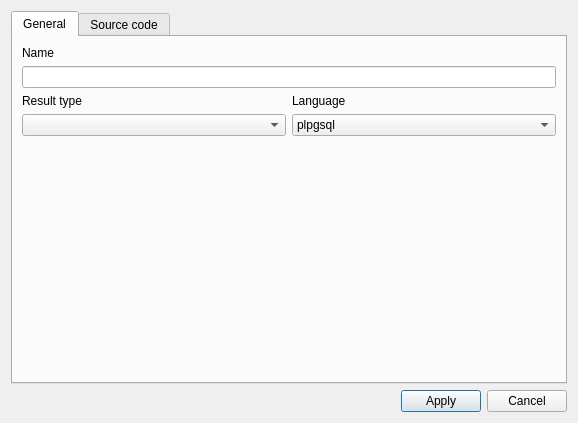
<?xml version="1.0" encoding="UTF-8"?>
<ui version="4.0">
 <class>ProcedureEditForm</class>
 <widget class="QDialog" name="ProcedureEditForm">
  <property name="geometry">
   <rect>
    <x>0</x>
    <y>0</y>
    <width>578</width>
    <height>423</height>
   </rect>
  </property>
  <property name="windowTitle">
   <string>Procedure</string>
  </property>
  <property name="windowIcon">
   <iconset resource="../icons.qrc">
    <normaloff>:/icons/function.png</normaloff>:/icons/function.png</iconset>
  </property>
  <layout class="QVBoxLayout" name="verticalLayout">
   <item>
    <widget class="QTabWidget" name="tabWidget">
     <property name="currentIndex">
      <number>0</number>
     </property>
     <widget class="QWidget" name="tabGeneral">
      <attribute name="title">
       <string>General</string>
      </attribute>
      <layout class="QVBoxLayout" name="verticalLayout_6">
       <item>
        <layout class="QVBoxLayout" name="verticalLayout_2">
         <item>
          <widget class="QLabel" name="lblName">
           <property name="text">
            <string>Name</string>
           </property>
          </widget>
         </item>
         <item>
          <widget class="QLineEdit" name="edtName"/>
         </item>
        </layout>
       </item>
       <item>
        <layout class="QHBoxLayout" name="horizontalLayout_2">
         <item>
          <layout class="QVBoxLayout" name="verticalLayout_4">
           <item>
            <widget class="QLabel" name="lblResultType">
             <property name="text">
              <string>Result type</string>
             </property>
            </widget>
           </item>
           <item>
            <widget class="QComboBox" name="cmbResultType"/>
           </item>
          </layout>
         </item>
         <item>
          <layout class="QVBoxLayout" name="verticalLayout_5">
           <item>
            <widget class="QLabel" name="lblLanguage">
             <property name="text">
              <string>Language</string>
             </property>
            </widget>
           </item>
           <item>
            <widget class="QComboBox" name="cmbLanguage">
             <item>
              <property name="text">
               <string>plpgsql</string>
              </property>
             </item>
             <item>
              <property name="text">
               <string>sql</string>
              </property>
             </item>
             <item>
              <property name="text">
               <string>c</string>
              </property>
             </item>
             <item>
              <property name="text">
               <string>internal</string>
              </property>
             </item>
            </widget>
           </item>
          </layout>
         </item>
        </layout>
       </item>
       <item>
        <spacer name="verticalSpacer">
         <property name="orientation">
          <enum>Qt::Vertical</enum>
         </property>
         <property name="sizeHint" stdset="0">
          <size>
           <width>20</width>
           <height>279</height>
          </size>
         </property>
        </spacer>
       </item>
      </layout>
     </widget>
     <widget class="QWidget" name="tabSource">
      <attribute name="title">
       <string>Source code</string>
      </attribute>
      <layout class="QVBoxLayout" name="verticalLayout_3">
       <item>
        <widget class="LQueryEditor" name="edtSourceCode"/>
       </item>
      </layout>
     </widget>
    </widget>
   </item>
   <item>
    <layout class="QHBoxLayout" name="horizontalLayout">
     <item>
      <spacer name="horizontalSpacer">
       <property name="orientation">
        <enum>Qt::Horizontal</enum>
       </property>
       <property name="sizeHint" stdset="0">
        <size>
         <width>40</width>
         <height>20</height>
        </size>
       </property>
      </spacer>
     </item>
     <item>
      <widget class="QPushButton" name="btnApply">
       <property name="text">
        <string>Apply</string>
       </property>
       <property name="icon">
        <iconset resource="../icons.qrc">
         <normaloff>:/icons/disk.png</normaloff>:/icons/disk.png</iconset>
       </property>
      </widget>
     </item>
     <item>
      <widget class="QPushButton" name="btnCancel">
       <property name="text">
        <string>Cancel</string>
       </property>
       <property name="icon">
        <iconset resource="../icons.qrc">
         <normaloff>:/icons/cross.png</normaloff>:/icons/cross.png</iconset>
       </property>
      </widget>
     </item>
    </layout>
   </item>
  </layout>
 </widget>
 <customwidgets>
  <customwidget>
   <class>LQueryEditor</class>
   <extends>QPlainTextEdit</extends>
   <header>widgets/lqueryeditor.h</header>
  </customwidget>
 </customwidgets>
 <resources>
  <include location="../icons.qrc"/>
 </resources>
 <connections/>
</ui>
